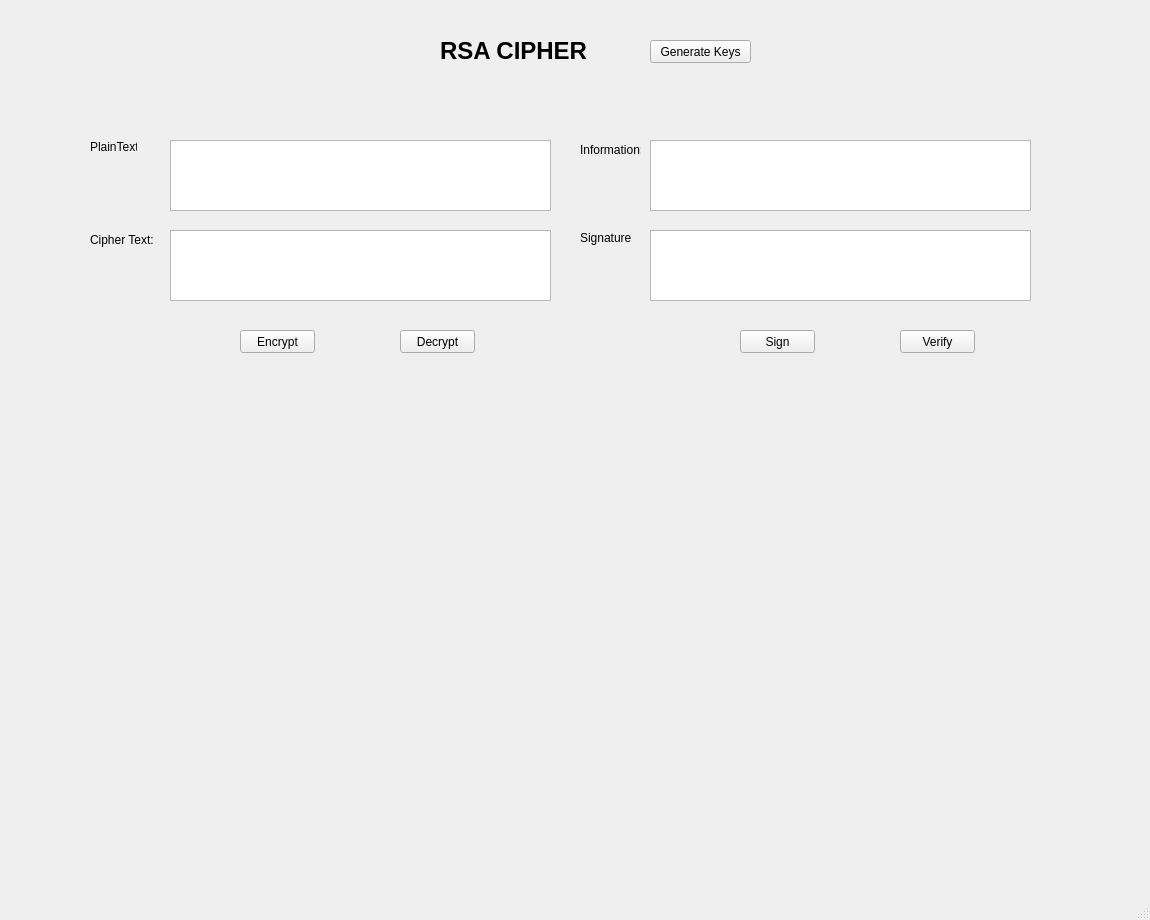
<?xml version="1.0" encoding="UTF-8"?>
<ui version="4.0">
 <class>MainWindow</class>
 <widget class="QMainWindow" name="MainWindow">
  <property name="geometry">
   <rect>
    <x>0</x>
    <y>0</y>
    <width>1150</width>
    <height>920</height>
   </rect>
  </property>
  <property name="windowTitle">
   <string>MainWindow</string>
  </property>
  <widget class="QWidget" name="centralwidget">
   <widget class="QLabel" name="label">
    <property name="geometry">
     <rect>
      <x>440</x>
      <y>20</y>
      <width>151</width>
      <height>61</height>
     </rect>
    </property>
    <property name="font">
     <font>
      <pointsize>18</pointsize>
      <weight>75</weight>
      <bold>true</bold>
     </font>
    </property>
    <property name="text">
     <string>RSA CIPHER</string>
    </property>
   </widget>
   <widget class="QLabel" name="label_2">
    <property name="geometry">
     <rect>
      <x>90</x>
      <y>140</y>
      <width>47</width>
      <height>13</height>
     </rect>
    </property>
    <property name="text">
     <string>PlainText:</string>
    </property>
   </widget>
   <widget class="QLabel" name="label_3">
    <property name="geometry">
     <rect>
      <x>90</x>
      <y>230</y>
      <width>71</width>
      <height>20</height>
     </rect>
    </property>
    <property name="text">
     <string>Cipher Text:</string>
    </property>
   </widget>
   <widget class="QLabel" name="label_4">
    <property name="geometry">
     <rect>
      <x>580</x>
      <y>140</y>
      <width>61</width>
      <height>20</height>
     </rect>
    </property>
    <property name="text">
     <string>Information:</string>
    </property>
   </widget>
   <widget class="QLabel" name="label_5">
    <property name="geometry">
     <rect>
      <x>580</x>
      <y>230</y>
      <width>51</width>
      <height>16</height>
     </rect>
    </property>
    <property name="text">
     <string>Signature:</string>
    </property>
   </widget>
   <widget class="QPushButton" name="btnEn">
    <property name="geometry">
     <rect>
      <x>240</x>
      <y>330</y>
      <width>75</width>
      <height>23</height>
     </rect>
    </property>
    <property name="text">
     <string>Encrypt</string>
    </property>
   </widget>
   <widget class="QPushButton" name="btnDe">
    <property name="geometry">
     <rect>
      <x>400</x>
      <y>330</y>
      <width>75</width>
      <height>23</height>
     </rect>
    </property>
    <property name="text">
     <string>Decrypt</string>
    </property>
   </widget>
   <widget class="QPushButton" name="btnSign">
    <property name="geometry">
     <rect>
      <x>740</x>
      <y>330</y>
      <width>75</width>
      <height>23</height>
     </rect>
    </property>
    <property name="text">
     <string>Sign</string>
    </property>
   </widget>
   <widget class="QPushButton" name="btnVerify">
    <property name="geometry">
     <rect>
      <x>900</x>
      <y>330</y>
      <width>75</width>
      <height>23</height>
     </rect>
    </property>
    <property name="text">
     <string>Verify</string>
    </property>
   </widget>
   <widget class="QPushButton" name="btnKeys">
    <property name="geometry">
     <rect>
      <x>650</x>
      <y>40</y>
      <width>101</width>
      <height>23</height>
     </rect>
    </property>
    <property name="text">
     <string>Generate Keys</string>
    </property>
   </widget>
   <widget class="QTextEdit" name="plaintxt">
    <property name="geometry">
     <rect>
      <x>170</x>
      <y>140</y>
      <width>381</width>
      <height>71</height>
     </rect>
    </property>
   </widget>
   <widget class="QTextEdit" name="ciphertxt">
    <property name="geometry">
     <rect>
      <x>170</x>
      <y>230</y>
      <width>381</width>
      <height>71</height>
     </rect>
    </property>
   </widget>
   <widget class="QTextEdit" name="textEdit_3">
    <property name="geometry">
     <rect>
      <x>650</x>
      <y>140</y>
      <width>381</width>
      <height>71</height>
     </rect>
    </property>
   </widget>
   <widget class="QTextEdit" name="textEdit_4">
    <property name="geometry">
     <rect>
      <x>650</x>
      <y>230</y>
      <width>381</width>
      <height>71</height>
     </rect>
    </property>
   </widget>
  </widget>
  <widget class="QMenuBar" name="menubar">
   <property name="geometry">
    <rect>
     <x>0</x>
     <y>0</y>
     <width>1150</width>
     <height>21</height>
    </rect>
   </property>
  </widget>
  <widget class="QStatusBar" name="statusbar"/>
 </widget>
 <resources/>
 <connections/>
</ui>
